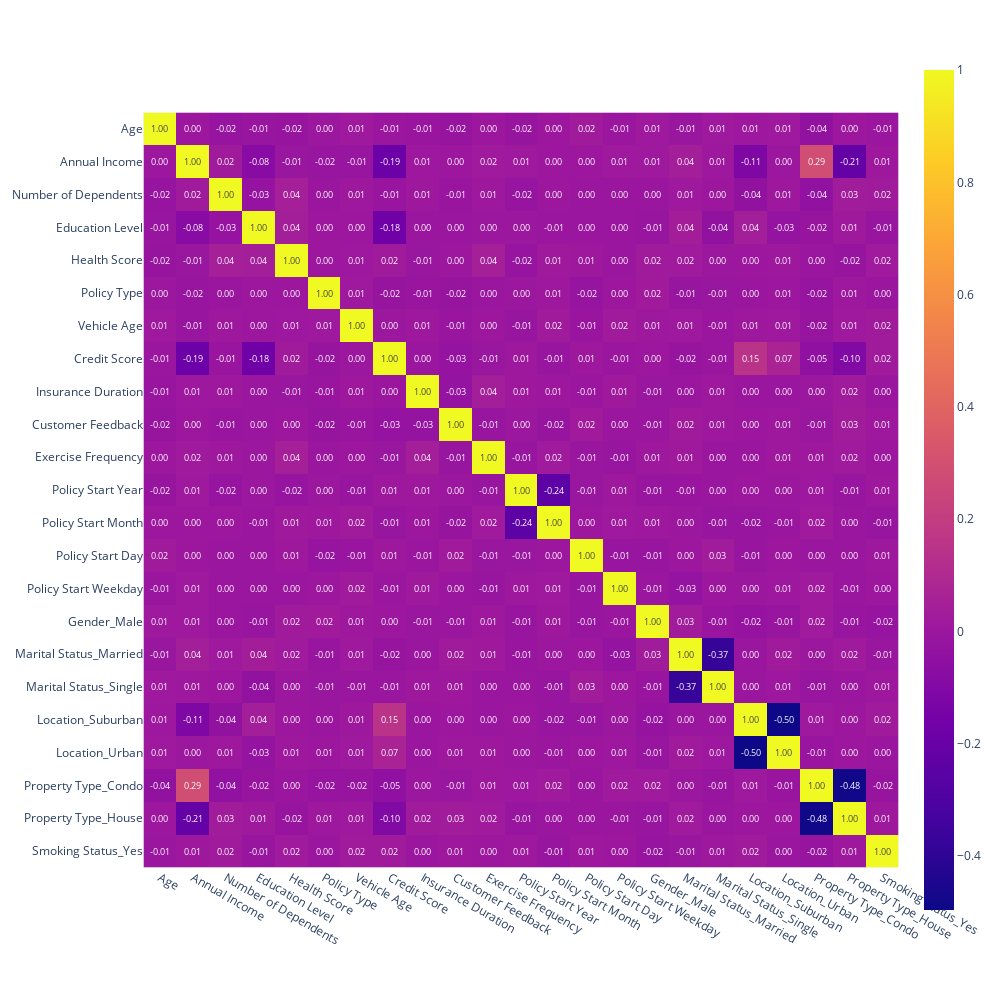

The cell this chart's notebook holds for it:
### Markdown cell above
## Корреляция

### Code cell
fig = plotly_px.imshow(dataset_df[params["columns_X"]].corr(), height=1000, width=1000, text_auto='.2f')
fig.show()

### Figure 1 — Plotly figure (JSON) as saved in the notebook; plotly's stock layout.template omitted (floating-point values rounded to 4 significant figures; data arrays with more than 128 entries replaced by an {"elided": "..."} marker saying what was removed)
{"data": [{"coloraxis": "coloraxis", "hovertemplate": "x: %{x}<br>y: %{y}<br>color: %{z}<extra></extra>", "name": "0", "texttemplate": "%{z:.2f}", "type": "heatmap", "x": ["Age", "Annual Income", "Number of Dependents", "Education Level", "Health Score", "Policy Type", "Vehicle Age", "Credit Score", "Insurance Duration", "Customer Feedback", "Exercise Frequency", "Policy Start Year", "Policy Start Month", "Policy Start Day", "Policy Start Weekday", "Gender_Male", "Marital Status_Married", "Marital Status_Single", "Location_Suburban", "Location_Urban", "Property Type_Condo", "Property Type_House", "Smoking Status_Yes"], "xaxis": "x", "y": ["Age", "Annual Income", "Number of Dependents", "Education Level", "Health Score", "Policy Type", "Vehicle Age", "Credit Score", "Insurance Duration", "Customer Feedback", "Exercise Frequency", "Policy Start Year", "Policy Start Month", "Policy Start Day", "Policy Start Weekday", "Gender_Male", "Marital Status_Married", "Marital Status_Single", "Location_Suburban", "Location_Urban", "Property Type_Condo", "Property Type_House", "Smoking Status_Yes"], "yaxis": "y", "z": {"elided": "23x23 float values"}}], "layout": {"coloraxis": {"colorscale": [[0, "#0d0887"], [0.1111, "#46039f"], [0.2222, "#7201a8"], [0.3333, "#9c179e"], [0.4444, "#bd3786"], [0.5556, "#d8576b"], [0.6667, "#ed7953"], [0.7778, "#fb9f3a"], [0.8889, "#fdca26"], [1, "#f0f921"]]}, "height": 1000, "margin": {"t": 60}, "width": 1000, "xaxis": {"anchor": "y", "constrain": "domain", "domain": [0, 1], "scaleanchor": "y"}, "yaxis": {"anchor": "x", "autorange": "reversed", "constrain": "domain", "domain": [0, 1]}}}
